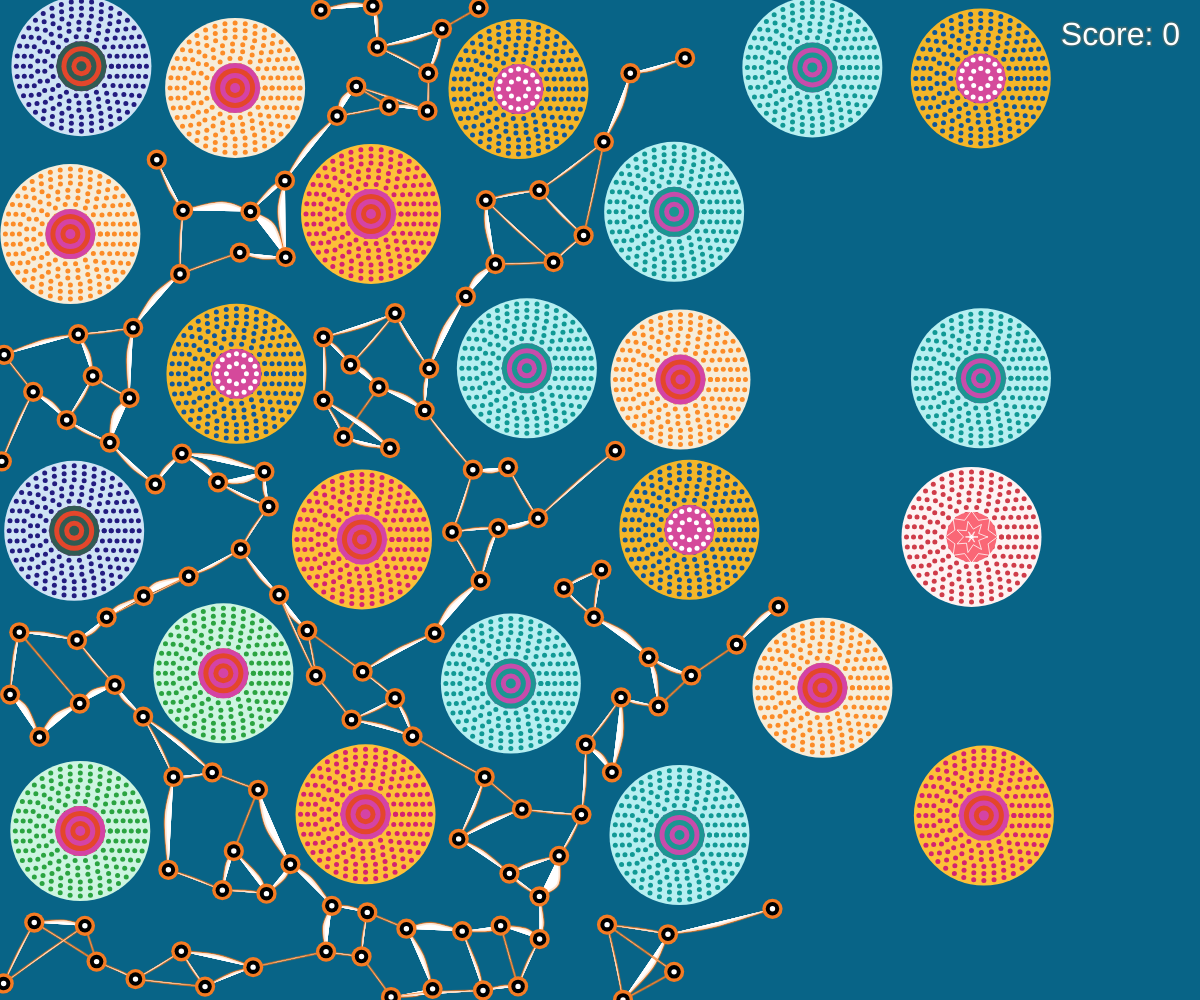
Frame 1 (no input)
Frame 60 (no input): identical to frame 1, image omitted
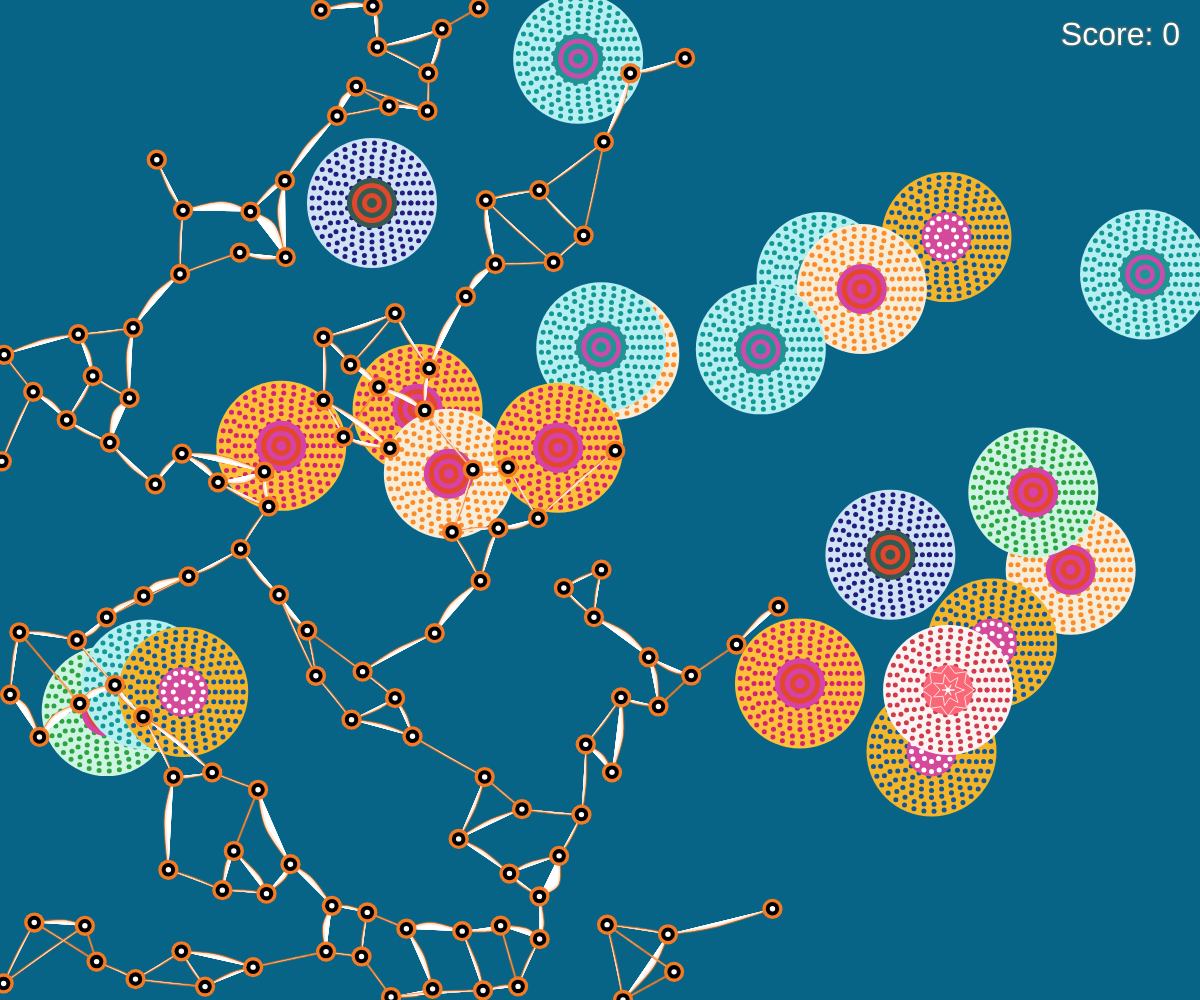
Frame 120 (the mouse pressed at the canvas centre since frame 60)

The p5.js sketch that drew these frames (run headless with seeded random() and noise() and a simulated clock; from frame 60 on, the mouse is pressed at the canvas centre):

// p5.js sketch
// ── sketch.js
// The pattern and beads are stored in the global arrays as shown below
let patterns = [];
let beads = [];
const padding = 20;

/**
 * Created a class called CircularPattern that will create circular patterned designs
 * Inspired by p5.js circular patterned design examples:
 * @see https://p5js.org/examples/form-regular-polygon.html
 */
class CircularPattern {
  /**
   * Initialised a constructor for CircularPattern
   * Below are the X and Y coordinates of the center of the circular patterned design
   * @param {number} x 
   * @param {number} y 
   * Color palette object that will contain various colors used in the circular patterned design
   * @param {Object} colors 
   */
  constructor(x, y, colors) {
    this.x = x;
    this.y = y;
    this.radius = 70; 
    this.colors = colors;
    this.dotSize = 5;
    this.ringSpacing = 7;
  }

  /**
   * Creates a circular bead pattern inside of the circular patterned design.
   * Uses various pattern styles like concentric circles, zigzag lines, and beads.
   * Used p5.js circle pattern tutorial to create concentric circular.
   * @see https://p5js.org/reference/#/p5/circle
   */
  drawInternalPattern() {
    // Draws the background circle and fills it with internalBbColor
    fill(this.colors.internalBbColor);
    circle(0, 0, this.dotSize * 10);

    switch(this.colors.internalPatternStyle) {
      case "concentric circles":
        // Color palettes chosen for concentric circles
        let circleColorsPalette = {
          "green": {
            outerCircleColor: "#e4462b",
            innerCircleColor: "#d443a5",
          },
          "purple": {
            outerCircleColor: "#e4462b",
            innerCircleColor: "#305b53",
          },
          "cyan": {
            outerCircleColor: "#c74cab",
            innerCircleColor: "#1b9692",
          }
        };
        
        let selectedPalette = circleColorsPalette[this.colors.type] || circleColorsPalette["green"];
        
         // Draws concentric circles with the selected color palette
        for (let r = this.dotSize * 10; r > 0; r -= 10) {
          let color = (r / 10) % 2 === 0 ? selectedPalette.outerCircleColor : selectedPalette.innerCircleColor;
          fill(color);
          circle(0, 0, r);
        }
        break;
      
      case "zigzag lines":
        /**
        * Creates a circular bead pattern inside of the circular patterned design.
        * beginShape() and endShape() from p5.js are used to create the zigzag pattern
        * Both learnt from the p5.js shape tutorial:
        @see https://p5js.org/reference/#/p5/beginShape
        */
        stroke(255, 255, 255, 200);
        strokeWeight(1);
        noFill();

        // Number of concentric zigzag layers
        let zigzagLayers = 3;  
        let baseRadius = 2;
        
        for (let layer = 0; layer < zigzagLayers; layer++) {
          // Increase segments for the outer zigzag layers
          let segments = 12 + layer * 2;  
          // Increase radius for each layer
          let radius = baseRadius + layer * this.dotSize * 2;
          
          beginShape();
          for (let i = 0; i < segments; i++) {
            let angle = (TWO_PI * i) / segments;
            // Created zigzag effect by alternating the radius
            let x = cos(angle) * (radius + (i % 2 ? -4 : 4));
            let y = sin(angle) * (radius + (i % 2 ? -4 : 4));
            vertex(x, y);
          }
          endShape(CLOSE);
        }
        
        noStroke();
        break;

      case "beads":
        // Created the concentric circles of white beads
        // Inspired by the traditional mandala patterns
        fill(255, 255, 255);
        // Number of bead layers (concentric circles)
        let beadLayers = 2;
        
        for (let layer = 1; layer <= beadLayers; layer++) {
          // Increase the bead count for each layer
          let beadCount = 8 * layer;
          // Each layer has a larger radius
          let beadRadius = this.dotSize * 2 * layer;
          
          for (let i = 0; i < beadCount; i++) {
            let angle = (TWO_PI * i) / beadCount;
            let x = cos(angle) * beadRadius;
            let y = sin(angle) * beadRadius;
            // Draw a bead at (x, y)
            circle(x, y, this.dotSize);
          }
        }
        break;
        
      default:
        // Simple white center if no internalPatternStyle is defined
        fill(255, 255, 255, 150);
        circle(0, 0, this.dotSize * 6);
    }
  }

  /**
   * Displays the complete circular pattern
   * push() and pop() from p5.js is used for transformation isolation
   * @see https://p5js.org/reference/#/p5/push
   */
  display() {
    push();
    translate(this.x, this.y);

    // Draws the main background of the circle
    noStroke();
    fill(this.colors.bgColors);
    circle(0, 0, this.radius * 2);

    // Creates a series of dots placed on concentric circles.
    // The algorithm calculates the optimal spacing for the dots based on circumference.
    for (let r = this.radius-5; r > 0; r -= this.ringSpacing) {
      const circumference = TWO_PI * r;
      const dots = floor(circumference / (this.dotSize * 2));
      const angleStep = TWO_PI / dots;
      
      fill(this.colors.patternColors);

      for (let angle = 0; angle < TWO_PI; angle += angleStep) {
        const x = r * cos(angle);
        const y = r * sin(angle);
        circle(x, y, this.dotSize);
      }
    }

    this.drawInternalPattern();
    pop();
  }

  /**
   * Checks whether any pattern overlaps or falls on top of any other pattern
   * Uses dist() function from p5.js to callculate the distance
   * Returns True if any pattern overlaps
   * @param {CircularPattern} other - is an another pattern that is used to check for overlap
   */
  overlaps(other) {
    const minDistance = this.radius * 2 + 10;
    const distance = dist(this.x, this.y, other.x, other.y);
    return distance < minDistance;
  }
}

/**
 * DecorativeBead class is used to create the connecting elements for the beads
 * Creates a tri-colored bead using layered circles
 * Technique learnt from the p5.js glow effects tutorial
 * @see https://p5js.org/examples/color-linear-gradient.html
 */
class DecorativeBead {
  constructor(x, y) {
    this.x = x;
    this.y = y;
    this.size = 13.5;
    this.glowSize = this.size * 1.5;
    this.innerSize = this.size * 0.4;
  }

  /**
   * Displays the bead with glowing effect
   * Uses multiple layers to create visual depth effect
   */
  display() {
    push();
    translate(this.x, this.y);
    
    // Creates orange glow effect
    noStroke();
    let glowColor = color('#f47b23');
    
    fill(glowColor);
    circle(0, 0, this.glowSize);
    
    // Creates a black color body of the bead
    fill('black');
    circle(0, 0, this.size);
    
    // Creates a white circle at the center of the bead
    fill("white");
    circle(0, 0, this.innerSize);
    
    pop();
  }
}

/**
 * Draws the curved connections between beads
 * Uses p5.js noise() for organic curve variation
 * Technique learnt from the p5.js curve vertex tutorial
 * @see https://p5js.org/reference/#/p5/curveVertex
 */
function drawCurvyConnections() {
  let connectionCounts = new Array(beads.length).fill(0);
  let connections = [];

  // First pass: ensure minimum connections to the bead
  for (let i = 0; i < beads.length; i++) {
    if (connectionCounts[i] === 0) {
      let closestDist = Infinity;
      let closestIndex = -1;
      
      // Finds the closest bead that is not connected
      for (let j = 0; j < beads.length; j++) {
        if (i !== j && connectionCounts[j] < 3) {
          let d = dist(beads[i].x, beads[i].y, beads[j].x, beads[j].y);
          if (d < closestDist && d < 120) {
            closestDist = d;
            closestIndex = j;
          }
        }
      }
      
      if (closestIndex !== -1) {
        connections.push({
          bead1: i,
          bead2: closestIndex,
          distance: closestDist
        });
        connectionCounts[i]++;
        connectionCounts[closestIndex]++;
      }
    }
  }

  // Second pass: adds additional connections to the bead
  for (let i = 0; i < beads.length; i++) {
    if (connectionCounts[i] >= 3) continue;

    let possibleConnections = [];
    for (let j = 0; j < beads.length; j++) {
      if (i !== j && connectionCounts[j] < 3) {
        let d = dist(beads[i].x, beads[i].y, beads[j].x, beads[j].y);
        if (d < 100) {
          let exists = connections.some(c => 
            (c.bead1 === i && c.bead2 === j) || 
            (c.bead1 === j && c.bead2 === i)
          );
          
          if (!exists) {
            possibleConnections.push({
              bead1: i,
              bead2: j,
              distance: d
            });
          }
        }
      }
    }

    possibleConnections.sort((a, b) => a.distance - b.distance);
    for (let conn of possibleConnections) {
      if (connectionCounts[i] < 3 && connectionCounts[conn.bead2] < 3) {
        connections.push(conn);
        connectionCounts[i]++;
        connectionCounts[conn.bead2]++;
      }
    }
  }
  /** 
  * Draws curved connections with a glowing effect
  * Using multiple strokes that have varying opacity for glowing effect
  * Technique learnt from the creative coding glow effects
  * @see https://p5js.org/reference/#/p5/stroke
  */
  
  for (let conn of connections) {
    let bead1 = beads[conn.bead1];
    let bead2 = beads[conn.bead2];
    
    for (let k = 3; k >= 0; k--) {
      stroke(244, 123, 35, map(k, 0, 3, 50, 200));
      strokeWeight(map(k, 0, 3, 3, 0.8));
      
      let midX = (bead1.x + bead2.x) / 2;
      let midY = (bead1.y + bead2.y) / 2;
      
      // Use noise for the organic curve variation
      let offsetX = map(noise(conn.bead1 * 0.1, conn.bead2 * 0.1), 0, 1, -15, 15);
      let offsetY = map(noise(conn.bead2 * 0.1, conn.bead1 * 0.1), 0, 1, -15, 15);
      
      beginShape();
      curveVertex(bead1.x, bead1.y);
      curveVertex(bead1.x, bead1.y);
      curveVertex(midX + offsetX, midY + offsetY);
      curveVertex(bead2.x, bead2.y);
      curveVertex(bead2.x, bead2.y);
      endShape();
    }
  }
}

/**
 * p5.js setup function is used to initialize the canvas and to create the initial pattern layout
 * Uses random() function for creating variations in pattern placement
 * @see https://p5js.org/reference/#/p5/setup
 */
function setup() {
  createCanvas(windowWidth, windowHeight);
  
  // An array of color pallete objects
  const arrayOfColors = [
    {
      type:"green",
      bgColors: "#cdf5e1",
      patternColors: "#2ba441",
      internalBbColor: "#fb586a",
      internalPatternStyle:"concentric circles"
    },
    {
      type:"red",
      bgColors: "#fef3f3",
      patternColors: "#d03c49",
      internalBbColor: "#fa6776",
      internalPatternStyle:"zigzag lines"
    },
    {
      type:"orange",
      bgColors: "#f7edd9",
      patternColors: "#fc8c27",
      internalBbColor: "#bac37e",
      internalPatternStyle:"concentric circles"
    },
    {
      type:"blue-yellow",
      bgColors: "#f4b628",
      patternColors: "#115799",
      internalBbColor: "#d5499b",
      internalPatternStyle:"beads"
    },
    {
      type:"cyan",
      bgColors: "#b6eff1",
      patternColors: "#119995",
      internalBbColor: "#ca3daf",
      internalPatternStyle:"concentric circles"
    },
    {
      type:"purple",
      bgColors: "#cfe3f5",
      patternColors: "#231c80",
      internalBbColor: "#b03f8e",
      internalPatternStyle:"concentric circles"
    },
    {
      type:"",
      bgColors: "#fdc038",
      patternColors: "#d5236f",
      internalBbColor: "#f165cc",
      internalPatternStyle:"concentric circles"
    }
  ];

  // Used to creates a grid-based pattern layout
  let gridSize = 150;
  for (let x = gridSize/2; x < width - gridSize/2; x += gridSize) {
    for (let y = gridSize/2; y < height - gridSize/2; y += gridSize) {
      let posX = x + random(-15, 15);
      let posY = y + random(-15, 15);
      
      const choosenPallete = random(arrayOfColors);
      const pattern = new CircularPattern(posX, posY, choosenPallete);
      
      let overlapping = false;
      for (let other of patterns) {
        if (pattern.overlaps(other)) {
          overlapping = true;
          break;
        }
      }
      
      if (!overlapping) {
        patterns.push(pattern);
      }
    }
  }

  // Initialized the decorative beads with connection constraints
  let attempts = 0;
  const maxAttempts = 2000;
  const minBeads = 400;
  
  while (beads.length < minBeads && attempts < maxAttempts) {
    let x = random(width);
    let y = random(height);
    let validPosition = true;
    
    // Checking pattern proximity
    for (let pattern of patterns) {
      let d = dist(x, y, pattern.x, pattern.y);
      if (d < pattern.radius + 20) {
        validPosition = false;
        break;
      }
    }
    
    // Check bead proximity and connections
    if (validPosition) {
      let hasNearbyBead = false;
      let tooClose = false;
      
      for (let bead of beads) {
        let d = dist(x, y, bead.x, bead.y);
        if (d < 35) {
          tooClose = true;
          break;
        }
        if (d < 120) {
          hasNearbyBead = true;
        }
      }
      
      validPosition = !tooClose && (beads.length === 0 || hasNearbyBead);
    }
    
    if (validPosition) {
      beads.push(new DecorativeBead(x, y));
    }
    
    attempts++;
  }
}

/**
 * p5.js draw function is used to render the complete generative artwork
 * Uses layering technique along with the background, patterns, connections, and beads to create a visual depth
 * Layer ordering technique leant from the p5.js layering tutorial
 * @see https://p5js.org/examples/structure-setup-draw.html
 */
function draw() {
 
  background('#086487');
  
  // Draws various circular patterned designs
  patterns.forEach(pattern => {
    pattern.display();
  });
  
  // Draws curvy connections that connect the beads
  drawCurvyConnections();
  
  // Draws various beads
  beads.forEach(bead => {
    bead.display();
  });
}

/**
 * p5.js windowResized function is used to make the canvas responsive
 * Implements responsive design principles for canvas resizing
 * Technique leant from the p5.js responsive design examples
 * @see https://p5js.org/reference/#/p5/windowResized
 * Reset and reinitialize approach learnt from the creative coding best practices
 * @see https://p5js.org/reference/#/p5/resizeCanvas
 */
function windowResized() {
  resizeCanvas(windowWidth, windowHeight);
  patterns = [];
  beads = [];
  setup();
}

let score = 0;
let highScore = 0;

// Initializing the game
function startGame() {
  score = 0;
  highScore = getItem('highScore') || 0;
  resetPatterns();
}

// Ending the game
function endGame() {
  noLoop();
  highScore = max(highScore, score);
  storeItem('highScore', highScore);
  textAlign(CENTER, CENTER);
  text(`Score: ${score}\nHigh Score: ${highScore}\nClick to restart`, width / 2, height / 2);
}

// Re-generate graph position after each click
function resetPatterns() {
  patterns.forEach(pattern => {
    pattern.x = random(padding, width - padding);
    pattern.y = random(padding, height - padding);
    pattern.radius = max(10, pattern.radius - 5);
  });
}

// Detecting mouse clicks
function mousePressed() {
  if (isLooping()) {
    let hit = false;
    patterns.forEach(pattern => {
      if (dist(mouseX, mouseY, pattern.x, pattern.y) < pattern.radius) {
        hit = true;
        resetPatterns();
        score += 1;
      }
    });
    if (!hit) {
      endGame();
    }
  } else {
    startGame();
    loop();
  }
}

// Displaying scores in the draw function
function draw() {
  background('#086487');
  patterns.forEach(pattern => {
    pattern.display();
  });
  drawCurvyConnections();
  beads.forEach(bead => {
    bead.display();
  });

  textSize(32);
  textAlign(RIGHT, TOP);
  fill(255);
  text(`Score: ${score}`, width - 20, 20);
}
